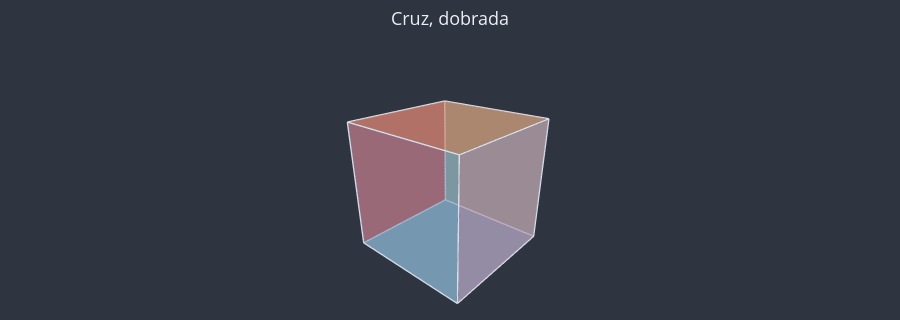
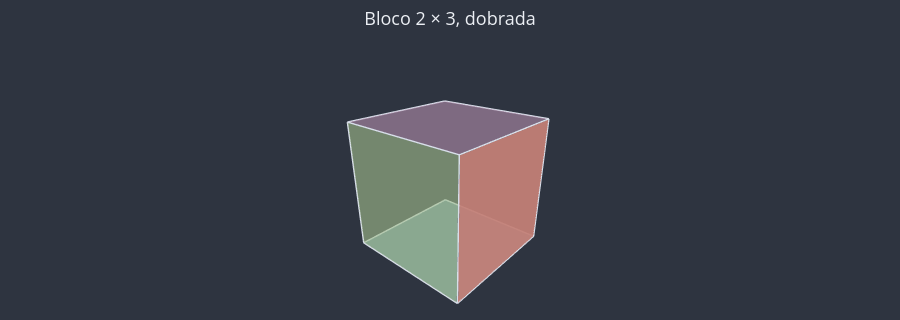
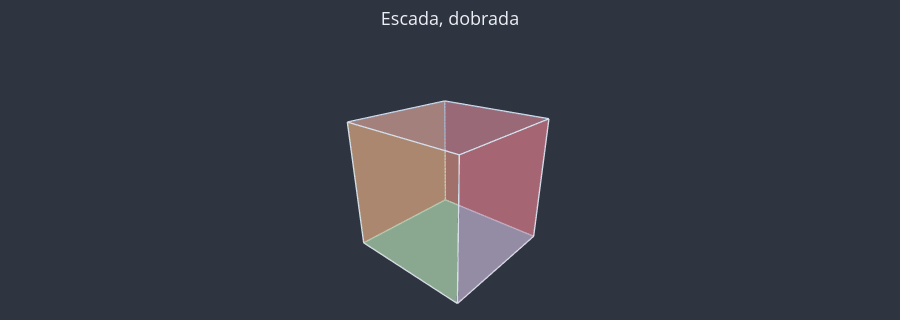
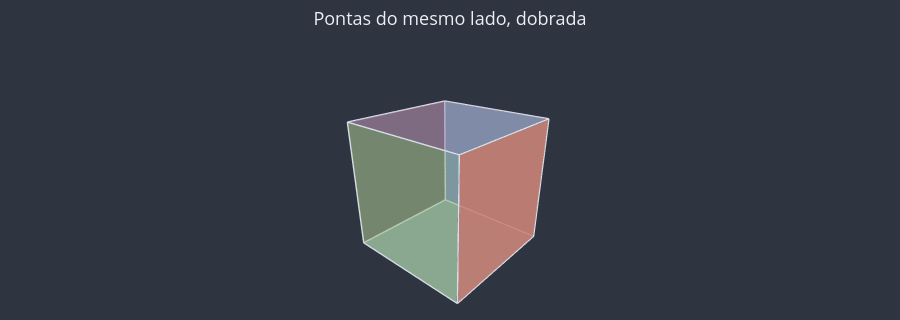

Notebook code for these charts, in order:
### Markdown cell above
**Exercício 6.** Quais destas figuras de 6 quadrados fecham um cubo: (a) cruz; (b) bloco 2 × 3; (c) escada; (d) pontas do mesmo lado?

### Code cell
# (a) Cruz: a fila de quatro dá a volta (as paredes) e os dois quadrados presos no
#     segundo viram o fundo e a tampa. Fecha.
# (b) Bloco 2 × 3: os três quadrados de cada fila formam três faces em "U"; as duas
#     filas cobrem as mesmas faces e os quatro quadrados dos cantos disputam lugar.
#     Não fecha (além disso, quatro quadrados em volta de um mesmo ponto ficariam
#     planos: 4 · 90° = 360°).
# (c) Escada: cada degrau vira para um lado diferente e as seis faces ocupam seis
#     lugares diferentes. Fecha.
# (d) Pontas do mesmo lado: a fila de quatro forma as paredes, e os dois quadrados
#     presos nas pontas, do mesmo lado da fila, viram ambos a tampa. Não fecha.
fecha_ex6 = [True, False, True, False]
print(fecha_ex6)

# Conferência com o utils_3d e a dobra completa.
for figura in ["Cruz", "Bloco 2 × 3", "Escada", "Pontas do mesmo lado"]:
    planificacao = u3d.planificacao_de_quadrados(PLANIFICACOES_DO_CUBO[figura])
    print(f"{figura}: fecha? {u3d.planificacao_fecha(planificacao)}")
    fig = u3d.criar_figura(titulo=f"{figura}, dobrada", altura=320)
    fig = u3d.desenhar_faces(
        fig, u3d.dobrar_planificacao(planificacao, 1), cores=CORES_DOS_QUADRADOS
    )
    u3d.mostrar(fig)

### Figure 1 — Plotly figure (JSON) as saved in the notebook; plotly's stock layout.template omitted (floating-point values rounded to 4 significant figures)
{"data": [{"color": "#88C0D0", "hoverinfo": "skip", "i": [0, 0], "j": [1, 2], "k": [2, 3], "lighting": {"ambient": 1, "diffuse": 0, "fresnel": 0, "specular": 0}, "opacity": 0.6, "type": "mesh3d", "x": [2.0, 4.0, 4.0, 2.0], "y": [0.0, 0.0, 2.0, 2.0], "z": [0.0, 0.0, 0.0, 0.0]}, {"color": "#A3BE8C", "hoverinfo": "skip", "i": [0, 0], "j": [1, 2], "k": [2, 3], "lighting": {"ambient": 1, "diffuse": 0, "fresnel": 0, "specular": 0}, "opacity": 0.6, "type": "mesh3d", "x": [2.0, 2.0, 2.0, 2.0], "y": [0.0, 2.0, 2.0, 0.0], "z": [0.0, 0.0, 2.0, 2.0]}, {"color": "#B48EAD", "hoverinfo": "skip", "i": [0, 0], "j": [1, 2], "k": [2, 3], "lighting": {"ambient": 1, "diffuse": 0, "fresnel": 0, "specular": 0}, "opacity": 0.6, "type": "mesh3d", "x": [2.0, 4.0, 4.0, 2.0], "y": [2.0, 2.0, 2.0, 2.0], "z": [0.0, 0.0, 2.0, 2.0]}, {"color": "#81A1C1", "hoverinfo": "skip", "i": [0, 0], "j": [1, 2], "k": [2, 3], "lighting": {"ambient": 1, "diffuse": 0, "fresnel": 0, "specular": 0}, "opacity": 0.6, "type": "mesh3d", "x": [4.0, 4.0, 4.0, 4.0], "y": [2.0, 0.0, 0.0, 2.0], "z": [0.0, 0.0, 2.0, 2.0]}, {"color": "#BF616A", "hoverinfo": "skip", "i": [0, 0], "j": [1, 2], "k": [2, 3], "lighting": {"ambient": 1, "diffuse": 0, "fresnel": 0, "specular": 0}, "opacity": 0.6, "type": "mesh3d", "x": [4.0, 2.0, 2.0, 4.0], "y": [0.0, 0.0, 0.0, 0.0], "z": [0.0, 0.0, 2.0, 2.0]}, {"color": "#D08770", "hoverinfo": "skip", "i": [0, 0], "j": [1, 2], "k": [2, 3], "lighting": {"ambient": 1, "diffuse": 0, "fresnel": 0, "specular": 0}, "opacity": 0.6, "type": "mesh3d", "x": [2.0, 4.0, 4.0, 2.0], "y": [2.0, 2.0, 0.0, 0.0], "z": [2.0, 2.0, 2.0, 2.0]}, {"hoverinfo": "skip", "line": {"color": "#D8DEE9", "width": 3}, "mode": "lines", "type": "scatter3d", "x": [2, 4, null, 4, 4, null, 4, 2, null, 2, 2, null, 2, 2, null, 2, 2, null, 2, 2, null, 2, 2, null, 2, 4, null, 4, 4, null, 4, 2, null, 2, 2, null, 4, 4, null, 4, 4, null, 4, 4, null, 4, 4, null, 4, 2, null, 2, 2, null, 2, 4, null, 4, 4, null, 2, 4, null, 4, 4, null, 4, 2, null, 2, 2, null], "y": [0, 0, null, 0, 2, null, 2, 2, null, 2, 0, null, 0, 2, null, 2, 2, null, 2, 0, null, 0, 0, null, 2, 2, null, 2, 2, null, 2, 2, null, 2, 2, null, 2, 0, null, 0, 0, null, 0, 2, null, 2, 2, null, 0, 0, null, 0, 0, null, 0, 0, null, 0, 0, null, 2, 2, null, 2, 0, null, 0, 0, null, 0, 2, null], "z": [0, 0, null, 0, 0, null, 0, 0, null, 0, 0, null, 0, 0, null, 0, 2, null, 2, 2, null, 2, 0, null, 0, 0, null, 0, 2, null, 2, 2, null, 2, 0, null, 0, 0, null, 0, 2, null, 2, 2, null, 2, 0, null, 0, 0, null, 0, 2, null, 2, 2, null, 2, 0, null, 2, 2, null, 2, 2, null, 2, 2, null, 2, 2, null]}], "layout": {"font": {"color": "#ECEFF4", "size": 13}, "height": 320, "margin": {"b": 0, "l": 0, "r": 0, "t": 50}, "paper_bgcolor": "#2E3440", "plot_bgcolor": "#2E3440", "scene": {"aspectmode": "data", "bgcolor": "#2E3440", "camera": {"eye": {"x": 1.6, "y": 1.4, "z": 1}}, "xaxis": {"visible": false}, "yaxis": {"visible": false}, "zaxis": {"visible": false}}, "showlegend": false, "title": {"text": "Cruz, dobrada", "x": 0.5}}}

### Figure 2 — Plotly figure (JSON) as saved in the notebook; plotly's stock layout.template omitted (floating-point values rounded to 4 significant figures)
{"data": [{"color": "#88C0D0", "hoverinfo": "skip", "i": [0, 0], "j": [1, 2], "k": [2, 3], "lighting": {"ambient": 1, "diffuse": 0, "fresnel": 0, "specular": 0}, "opacity": 0.6, "type": "mesh3d", "x": [0.0, 2.0, 2.0, 0.0], "y": [0.0, 0.0, 2.0, 2.0], "z": [0.0, 0.0, 0.0, 0.0]}, {"color": "#A3BE8C", "hoverinfo": "skip", "i": [0, 0], "j": [1, 2], "k": [2, 3], "lighting": {"ambient": 1, "diffuse": 0, "fresnel": 0, "specular": 0}, "opacity": 0.6, "type": "mesh3d", "x": [2.0, 2.0, 2.0, 2.0], "y": [0.0, 0.0, 2.0, 2.0], "z": [0.0, 2.0, 2.0, 0.0]}, {"color": "#B48EAD", "hoverinfo": "skip", "i": [0, 0], "j": [1, 2], "k": [2, 3], "lighting": {"ambient": 1, "diffuse": 0, "fresnel": 0, "specular": 0}, "opacity": 0.6, "type": "mesh3d", "x": [2.0, 0.0, 0.0, 2.0], "y": [0.0, 0.0, 2.0, 2.0], "z": [2.0, 2.0, 2.0, 2.0]}, {"color": "#81A1C1", "hoverinfo": "skip", "i": [0, 0], "j": [1, 2], "k": [2, 3], "lighting": {"ambient": 1, "diffuse": 0, "fresnel": 0, "specular": 0}, "opacity": 0.6, "type": "mesh3d", "x": [0.0, 2.0, 2.0, 0.0], "y": [2.0, 2.0, 2.0, 2.0], "z": [0.0, 0.0, 2.0, 2.0]}, {"color": "#BF616A", "hoverinfo": "skip", "i": [0, 0], "j": [1, 2], "k": [2, 3], "lighting": {"ambient": 1, "diffuse": 0, "fresnel": 0, "specular": 0}, "opacity": 0.6, "type": "mesh3d", "x": [2.0, 2.0, 0.0, 0.0], "y": [2.0, 2.0, 2.0, 2.0], "z": [0.0, 2.0, 2.0, 0.0]}, {"color": "#D08770", "hoverinfo": "skip", "i": [0, 0], "j": [1, 2], "k": [2, 3], "lighting": {"ambient": 1, "diffuse": 0, "fresnel": 0, "specular": 0}, "opacity": 0.6, "type": "mesh3d", "x": [2.0, 0.0, 0.0, 2.0], "y": [2.0, 2.0, 2.0, 2.0], "z": [2.0, 2.0, 0.0, 0.0]}, {"hoverinfo": "skip", "line": {"color": "#D8DEE9", "width": 3}, "mode": "lines", "type": "scatter3d", "x": [0, 2, null, 2, 2, null, 2, 0, null, 0, 0, null, 2, 2, null, 2, 2, null, 2, 2, null, 2, 2, null, 2, 0, null, 0, 0, null, 0, 2, null, 2, 2, null, 0, 2, null, 2, 2, null, 2, 0, null, 0, 0, null, 2, 2, null, 2, 0, null, 0, 0, null, 0, 2, null, 2, 0, null, 0, 0, null, 0, 2, null, 2, 2, null], "y": [0, 0, null, 0, 2, null, 2, 2, null, 2, 0, null, 0, 0, null, 0, 2, null, 2, 2, null, 2, 0, null, 0, 0, null, 0, 2, null, 2, 2, null, 2, 0, null, 2, 2, null, 2, 2, null, 2, 2, null, 2, 2, null, 2, 2, null, 2, 2, null, 2, 2, null, 2, 2, null, 2, 2, null, 2, 2, null, 2, 2, null, 2, 2, null], "z": [0, 0, null, 0, 0, null, 0, 0, null, 0, 0, null, 0, 2, null, 2, 2, null, 2, 0, null, 0, 0, null, 2, 2, null, 2, 2, null, 2, 2, null, 2, 2, null, 0, 0, null, 0, 2, null, 2, 2, null, 2, 0, null, 0, 2, null, 2, 2, null, 2, 0, null, 0, 0, null, 2, 2, null, 2, 0, null, 0, 0, null, 0, 2, null]}], "layout": {"font": {"color": "#ECEFF4", "size": 13}, "height": 320, "margin": {"b": 0, "l": 0, "r": 0, "t": 50}, "paper_bgcolor": "#2E3440", "plot_bgcolor": "#2E3440", "scene": {"aspectmode": "data", "bgcolor": "#2E3440", "camera": {"eye": {"x": 1.6, "y": 1.4, "z": 1}}, "xaxis": {"visible": false}, "yaxis": {"visible": false}, "zaxis": {"visible": false}}, "showlegend": false, "title": {"text": "Bloco 2 × 3, dobrada", "x": 0.5}}}

### Figure 3 — Plotly figure (JSON) as saved in the notebook; plotly's stock layout.template omitted (floating-point values rounded to 4 significant figures)
{"data": [{"color": "#88C0D0", "hoverinfo": "skip", "i": [0, 0], "j": [1, 2], "k": [2, 3], "lighting": {"ambient": 1, "diffuse": 0, "fresnel": 0, "specular": 0}, "opacity": 0.6, "type": "mesh3d", "x": [0.0, 2.0, 2.0, 0.0], "y": [0.0, 0.0, 2.0, 2.0], "z": [0.0, 0.0, 0.0, 0.0]}, {"color": "#A3BE8C", "hoverinfo": "skip", "i": [0, 0], "j": [1, 2], "k": [2, 3], "lighting": {"ambient": 1, "diffuse": 0, "fresnel": 0, "specular": 0}, "opacity": 0.6, "type": "mesh3d", "x": [2.0, 2.0, 2.0, 2.0], "y": [0.0, 0.0, 2.0, 2.0], "z": [0.0, 2.0, 2.0, 0.0]}, {"color": "#B48EAD", "hoverinfo": "skip", "i": [0, 0], "j": [1, 2], "k": [2, 3], "lighting": {"ambient": 1, "diffuse": 0, "fresnel": 0, "specular": 0}, "opacity": 0.6, "type": "mesh3d", "x": [2.0, 2.0, 0.0, 0.0], "y": [2.0, 2.0, 2.0, 2.0], "z": [0.0, 2.0, 2.0, 0.0]}, {"color": "#81A1C1", "hoverinfo": "skip", "i": [0, 0], "j": [1, 2], "k": [2, 3], "lighting": {"ambient": 1, "diffuse": 0, "fresnel": 0, "specular": 0}, "opacity": 0.6, "type": "mesh3d", "x": [2.0, 2.0, 0.0, 0.0], "y": [2.0, 0.0, 0.0, 2.0], "z": [2.0, 2.0, 2.0, 2.0]}, {"color": "#BF616A", "hoverinfo": "skip", "i": [0, 0], "j": [1, 2], "k": [2, 3], "lighting": {"ambient": 1, "diffuse": 0, "fresnel": 0, "specular": 0}, "opacity": 0.6, "type": "mesh3d", "x": [0.0, 0.0, 0.0, 0.0], "y": [2.0, 0.0, 0.0, 2.0], "z": [2.0, 2.0, 0.0, 0.0]}, {"color": "#D08770", "hoverinfo": "skip", "i": [0, 0], "j": [1, 2], "k": [2, 3], "lighting": {"ambient": 1, "diffuse": 0, "fresnel": 0, "specular": 0}, "opacity": 0.6, "type": "mesh3d", "x": [0.0, 2.0, 2.0, 0.0], "y": [0.0, 0.0, 0.0, 0.0], "z": [2.0, 2.0, 0.0, 0.0]}, {"hoverinfo": "skip", "line": {"color": "#D8DEE9", "width": 3}, "mode": "lines", "type": "scatter3d", "x": [0, 2, null, 2, 2, null, 2, 0, null, 0, 0, null, 2, 2, null, 2, 2, null, 2, 2, null, 2, 2, null, 2, 2, null, 2, 0, null, 0, 0, null, 0, 2, null, 2, 2, null, 2, 0, null, 0, 0, null, 0, 2, null, 0, 0, null, 0, 0, null, 0, 0, null, 0, 0, null, 0, 2, null, 2, 2, null, 2, 0, null, 0, 0, null], "y": [0, 0, null, 0, 2, null, 2, 2, null, 2, 0, null, 0, 0, null, 0, 2, null, 2, 2, null, 2, 0, null, 2, 2, null, 2, 2, null, 2, 2, null, 2, 2, null, 2, 0, null, 0, 0, null, 0, 2, null, 2, 2, null, 2, 0, null, 0, 0, null, 0, 2, null, 2, 2, null, 0, 0, null, 0, 0, null, 0, 0, null, 0, 0, null], "z": [0, 0, null, 0, 0, null, 0, 0, null, 0, 0, null, 0, 2, null, 2, 2, null, 2, 0, null, 0, 0, null, 0, 2, null, 2, 2, null, 2, 0, null, 0, 0, null, 2, 2, null, 2, 2, null, 2, 2, null, 2, 2, null, 2, 2, null, 2, 0, null, 0, 0, null, 0, 2, null, 2, 2, null, 2, 0, null, 0, 0, null, 0, 2, null]}], "layout": {"font": {"color": "#ECEFF4", "size": 13}, "height": 320, "margin": {"b": 0, "l": 0, "r": 0, "t": 50}, "paper_bgcolor": "#2E3440", "plot_bgcolor": "#2E3440", "scene": {"aspectmode": "data", "bgcolor": "#2E3440", "camera": {"eye": {"x": 1.6, "y": 1.4, "z": 1}}, "xaxis": {"visible": false}, "yaxis": {"visible": false}, "zaxis": {"visible": false}}, "showlegend": false, "title": {"text": "Escada, dobrada", "x": 0.5}}}

### Figure 4 — Plotly figure (JSON) as saved in the notebook; plotly's stock layout.template omitted (floating-point values rounded to 4 significant figures)
{"data": [{"color": "#88C0D0", "hoverinfo": "skip", "i": [0, 0], "j": [1, 2], "k": [2, 3], "lighting": {"ambient": 1, "diffuse": 0, "fresnel": 0, "specular": 0}, "opacity": 0.6, "type": "mesh3d", "x": [0.0, 2.0, 2.0, 0.0], "y": [0.0, 0.0, 2.0, 2.0], "z": [0.0, 0.0, 0.0, 0.0]}, {"color": "#A3BE8C", "hoverinfo": "skip", "i": [0, 0], "j": [1, 2], "k": [2, 3], "lighting": {"ambient": 1, "diffuse": 0, "fresnel": 0, "specular": 0}, "opacity": 0.6, "type": "mesh3d", "x": [2.0, 2.0, 2.0, 2.0], "y": [0.0, 0.0, 2.0, 2.0], "z": [0.0, 2.0, 2.0, 0.0]}, {"color": "#B48EAD", "hoverinfo": "skip", "i": [0, 0], "j": [1, 2], "k": [2, 3], "lighting": {"ambient": 1, "diffuse": 0, "fresnel": 0, "specular": 0}, "opacity": 0.6, "type": "mesh3d", "x": [2.0, 0.0, 0.0, 2.0], "y": [0.0, 0.0, 2.0, 2.0], "z": [2.0, 2.0, 2.0, 2.0]}, {"color": "#81A1C1", "hoverinfo": "skip", "i": [0, 0], "j": [1, 2], "k": [2, 3], "lighting": {"ambient": 1, "diffuse": 0, "fresnel": 0, "specular": 0}, "opacity": 0.6, "type": "mesh3d", "x": [0.0, 0.0, 0.0, 0.0], "y": [0.0, 0.0, 2.0, 2.0], "z": [2.0, 0.0, 0.0, 2.0]}, {"color": "#BF616A", "hoverinfo": "skip", "i": [0, 0], "j": [1, 2], "k": [2, 3], "lighting": {"ambient": 1, "diffuse": 0, "fresnel": 0, "specular": 0}, "opacity": 0.6, "type": "mesh3d", "x": [0.0, 2.0, 2.0, 0.0], "y": [2.0, 2.0, 2.0, 2.0], "z": [0.0, 0.0, 2.0, 2.0]}, {"color": "#D08770", "hoverinfo": "skip", "i": [0, 0], "j": [1, 2], "k": [2, 3], "lighting": {"ambient": 1, "diffuse": 0, "fresnel": 0, "specular": 0}, "opacity": 0.6, "type": "mesh3d", "x": [0.0, 0.0, 2.0, 2.0], "y": [2.0, 2.0, 2.0, 2.0], "z": [2.0, 0.0, 0.0, 2.0]}, {"hoverinfo": "skip", "line": {"color": "#D8DEE9", "width": 3}, "mode": "lines", "type": "scatter3d", "x": [0, 2, null, 2, 2, null, 2, 0, null, 0, 0, null, 2, 2, null, 2, 2, null, 2, 2, null, 2, 2, null, 2, 0, null, 0, 0, null, 0, 2, null, 2, 2, null, 0, 0, null, 0, 0, null, 0, 0, null, 0, 0, null, 0, 2, null, 2, 2, null, 2, 0, null, 0, 0, null, 0, 0, null, 0, 2, null, 2, 2, null, 2, 0, null], "y": [0, 0, null, 0, 2, null, 2, 2, null, 2, 0, null, 0, 0, null, 0, 2, null, 2, 2, null, 2, 0, null, 0, 0, null, 0, 2, null, 2, 2, null, 2, 0, null, 0, 0, null, 0, 2, null, 2, 2, null, 2, 0, null, 2, 2, null, 2, 2, null, 2, 2, null, 2, 2, null, 2, 2, null, 2, 2, null, 2, 2, null, 2, 2, null], "z": [0, 0, null, 0, 0, null, 0, 0, null, 0, 0, null, 0, 2, null, 2, 2, null, 2, 0, null, 0, 0, null, 2, 2, null, 2, 2, null, 2, 2, null, 2, 2, null, 2, 0, null, 0, 0, null, 0, 2, null, 2, 2, null, 0, 0, null, 0, 2, null, 2, 2, null, 2, 0, null, 2, 0, null, 0, 0, null, 0, 2, null, 2, 2, null]}], "layout": {"font": {"color": "#ECEFF4", "size": 13}, "height": 320, "margin": {"b": 0, "l": 0, "r": 0, "t": 50}, "paper_bgcolor": "#2E3440", "plot_bgcolor": "#2E3440", "scene": {"aspectmode": "data", "bgcolor": "#2E3440", "camera": {"eye": {"x": 1.6, "y": 1.4, "z": 1}}, "xaxis": {"visible": false}, "yaxis": {"visible": false}, "zaxis": {"visible": false}}, "showlegend": false, "title": {"text": "Pontas do mesmo lado, dobrada", "x": 0.5}}}
